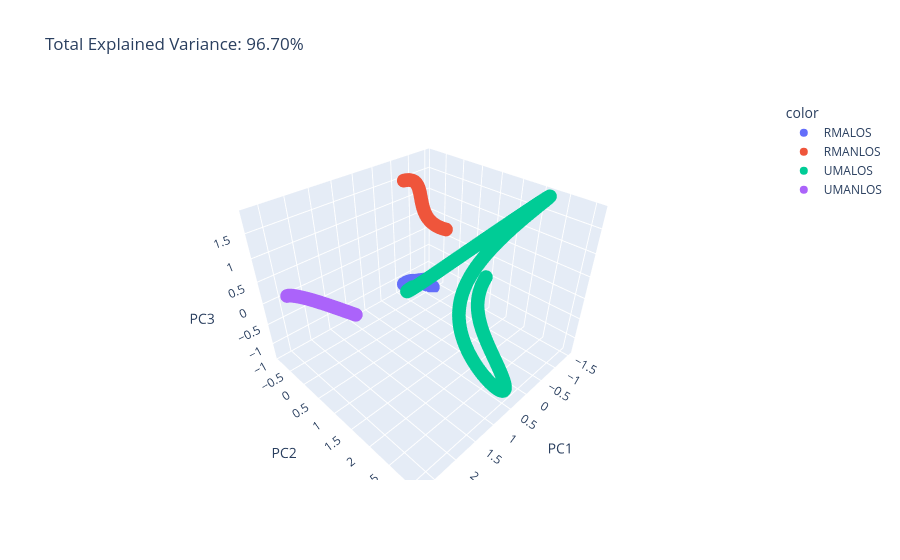

Notebook source saved alongside this figure:
### Markdown cell above
TODO: LINEAR VS RBF Explained Variance Enhancement

### Code cell
exp_var = per_var_linear.PC1 + per_var_linear.PC2 + per_var_linear.PC3
fig = px.scatter_3d(
    linear_pca, x='PC1', y='PC2', z='PC3', color=df['label'],
    title=f'Total Explained Variance: {exp_var:.2f}%',
    labels={'0': 'PC 1', '1': 'PC 2', '2': 'PC 3'}
)
fig.show()

### Figure 1 — Plotly figure (JSON) as saved in the notebook; plotly's stock layout.template omitted (floating-point values rounded to 4 significant figures; data arrays with more than 128 entries replaced by an {"elided": "..."} marker saying what was removed)
{"data": [{"hovertemplate": "color=RMALOS<br>PC1=%{x}<br>PC2=%{y}<br>PC3=%{z}<extra></extra>", "legendgroup": "RMALOS", "marker": {"color": "#636efa", "symbol": "circle"}, "mode": "markers", "name": "RMALOS", "scene": "scene", "showlegend": true, "type": "scatter3d", "x": {"elided": "500 float values"}, "y": {"elided": "500 float values"}, "z": {"elided": "500 float values"}}, {"hovertemplate": "color=RMANLOS<br>PC1=%{x}<br>PC2=%{y}<br>PC3=%{z}<extra></extra>", "legendgroup": "RMANLOS", "marker": {"color": "#EF553B", "symbol": "circle"}, "mode": "markers", "name": "RMANLOS", "scene": "scene", "showlegend": true, "type": "scatter3d", "x": {"elided": "500 float values"}, "y": {"elided": "500 float values"}, "z": {"elided": "500 float values"}}, {"hovertemplate": "color=UMALOS<br>PC1=%{x}<br>PC2=%{y}<br>PC3=%{z}<extra></extra>", "legendgroup": "UMALOS", "marker": {"color": "#00cc96", "symbol": "circle"}, "mode": "markers", "name": "UMALOS", "scene": "scene", "showlegend": true, "type": "scatter3d", "x": {"elided": "500 float values"}, "y": {"elided": "500 float values"}, "z": {"elided": "500 float values"}}, {"hovertemplate": "color=UMANLOS<br>PC1=%{x}<br>PC2=%{y}<br>PC3=%{z}<extra></extra>", "legendgroup": "UMANLOS", "marker": {"color": "#ab63fa", "symbol": "circle"}, "mode": "markers", "name": "UMANLOS", "scene": "scene", "showlegend": true, "type": "scatter3d", "x": {"elided": "500 float values"}, "y": {"elided": "500 float values"}, "z": {"elided": "500 float values"}}], "layout": {"legend": {"title": {"text": "color"}, "tracegroupgap": 0}, "scene": {"domain": {"x": [0, 1], "y": [0, 1]}, "xaxis": {"title": {"text": "PC1"}}, "yaxis": {"title": {"text": "PC2"}}, "zaxis": {"title": {"text": "PC3"}}}, "title": {"text": "Total Explained Variance: 96.70%"}}}
